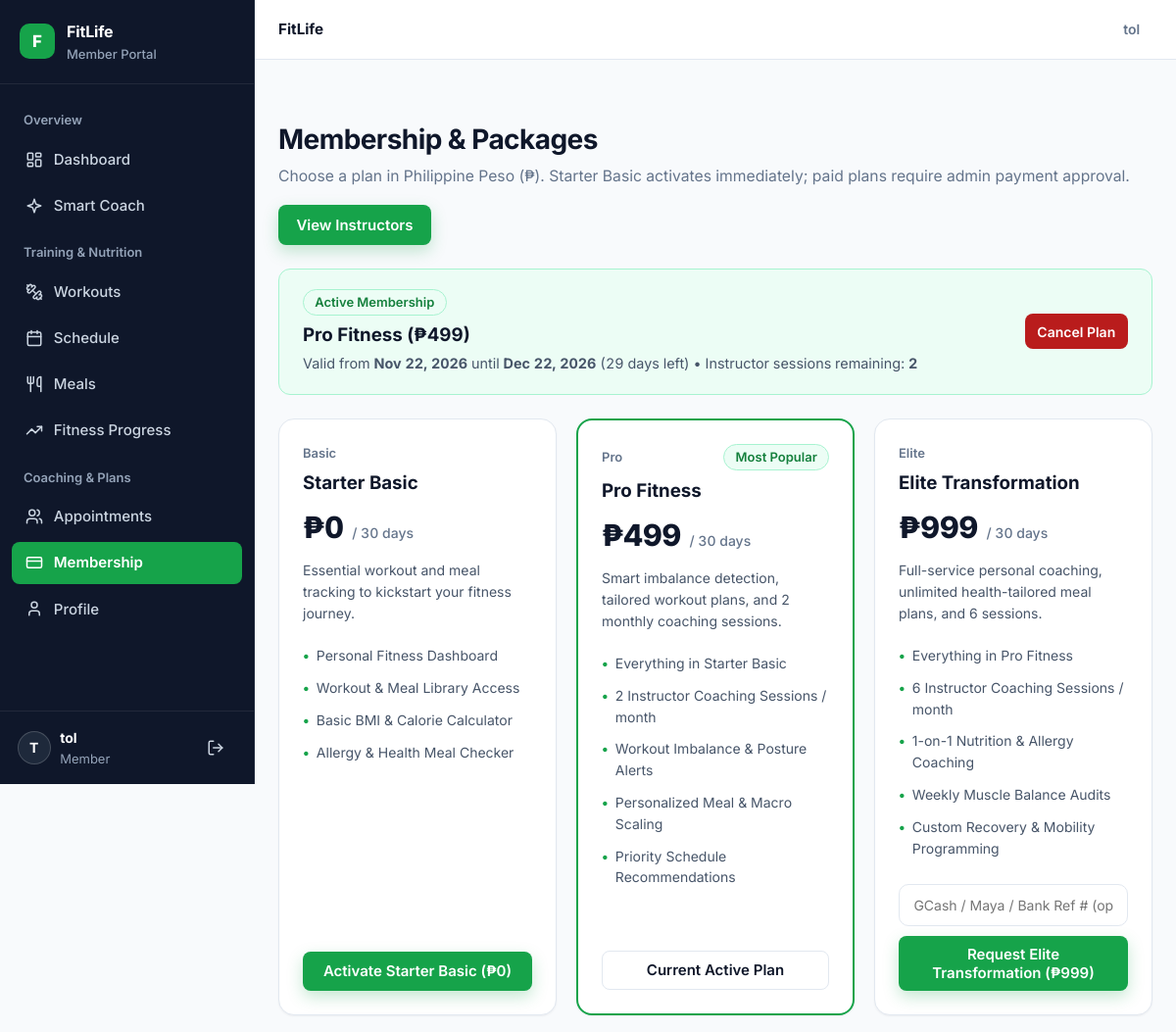
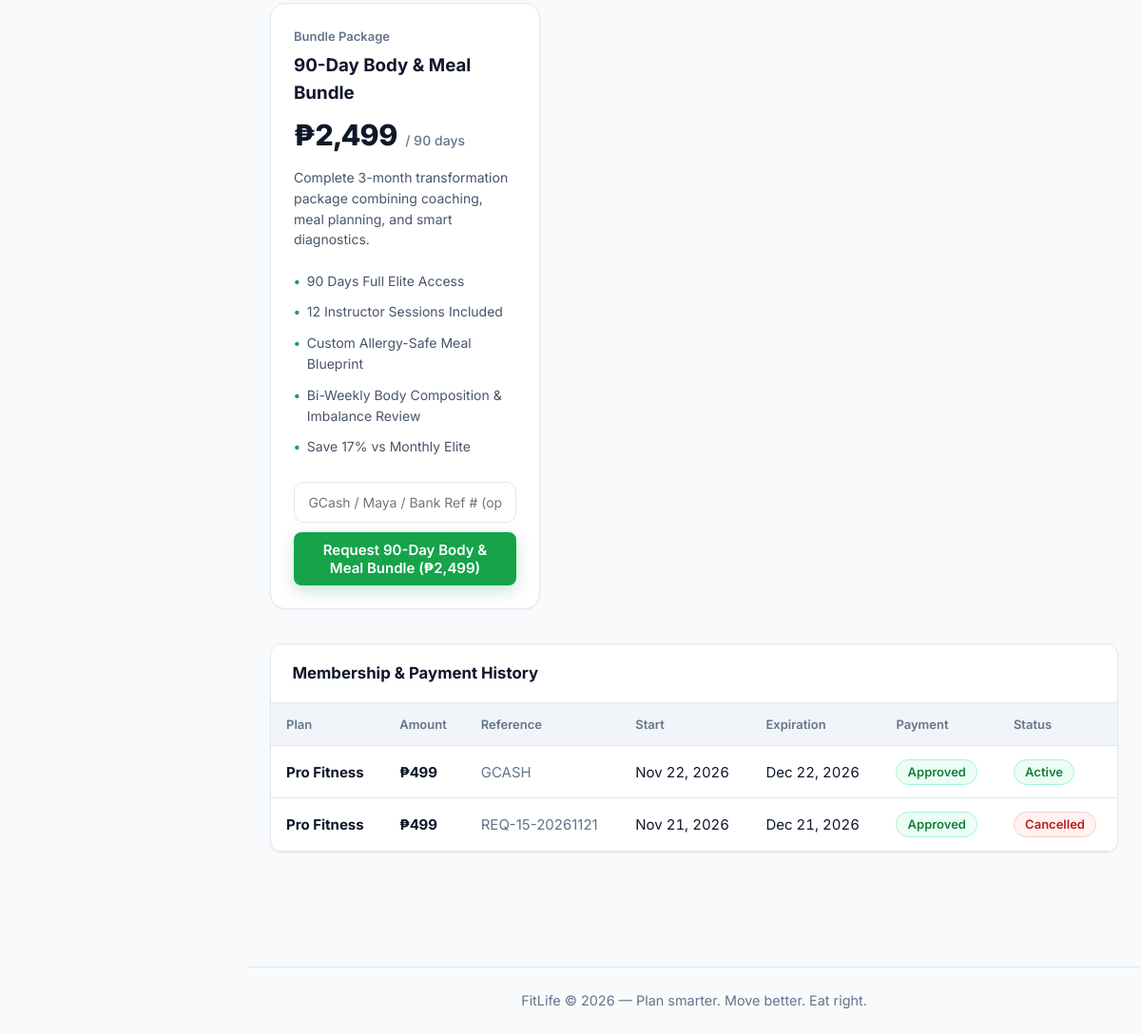
/memberships/ (signed in), run on the app's committed database (2 pictures, top to bottom).
### fitnessplanner/planner/models.py (models this page shows, shortened)
class UserMembership(models.Model):
    STATUS_CHOICES = [
        ('pending', 'Pending'),
        ('active', 'Active'),
        ('rejected', 'Rejected'),
        ('expired', 'Expired'),
        ('cancelled', 'Cancelled'),
    ]
    PAYMENT_STATUS_CHOICES = [
        ('not_required', 'Not Required'),
        ('pending', 'Pending'),
        ('approved', 'Approved'),
        ('rejected', 'Rejected'),
    ]
    user = models.ForeignKey(settings.AUTH_USER_MODEL, on_delete=models.CASCADE, related_name='memberships')
    package = models.ForeignKey(MembershipPackage, on_delete=models.PROTECT)
    start_date = models.DateField()
    end_date = models.DateField()
    status = models.CharField(max_length=20, choices=STATUS_CHOICES, default='active')
    payment_status = models.CharField(max_length=20, choices=PAYMENT_STATUS_CHOICES, default='not_required')
    amount_php = models.DecimalField(max_digits=8, decimal_places=2, default=0)
    payment_reference = models.CharField(max_length=120, blank=True, default='')
    admin_notes = models.CharField(max_length=255, blank=True, default='')
    reviewed_at = models.DateTimeField(null=True, blank=True)
    sessions_remaining = models.PositiveIntegerField(default=0)
    created_at = models.DateTimeField(auto_now_add=True)
    class Meta:
        ordering = ['-created_at']
    @property
    def amount_display(self):
        return f"₱{self.amount_php:,.0f}"
    @property
    def days_remaining(self):
        if self.status != 'active':
            return 0
        delta = (self.end_date - timezone.now().date()).days
        return max(0, delta)

class MembershipPackage(models.Model):
    TIER_CHOICES = [
        ('basic', 'Basic'),
        ('pro', 'Pro'),
        ('elite', 'Elite'),
        ('bundle', 'Bundle Package'),
    ]
    name = models.CharField(max_length=100)
    slug = models.SlugField(unique=True)
    tier = models.CharField(max_length=20, choices=TIER_CHOICES, default='pro')
    price = models.DecimalField(max_digits=8, decimal_places=2)
    duration_days = models.PositiveIntegerField(default=30)
    description = models.TextField(blank=True)
    features = models.TextField(help_text='Newline-separated list of package features')
    included_instructor_sessions = models.PositiveIntegerField(default=0)
    includes_meal_coaching = models.BooleanField(default=False)
    includes_ai_suggestions = models.BooleanField(default=True)
    is_popular = models.BooleanField(default=False)
    is_active = models.BooleanField(default=True)
    class Meta:
        ordering = ['price']
    def get_features_list(self):
        return [f.strip() for f in self.features.splitlines() if f.strip()]
    @property
    def price_display(self):
        return f"₱{self.price:,.0f}"

### fitnessplanner/planner/views.py (the view)
# urls.py: path('memberships/', views.membership_list, name='membership_list'),
@login_required
def membership_list(request):
    today = date.today()
    _sync_expired_memberships(request.user)
    packages = MembershipPackage.objects.filter(is_active=True)
    active_membership = (
        UserMembership.objects
        .filter(user=request.user, status='active', end_date__gte=today)
        .select_related('package')
        .first()
    )
    pending_membership = (
        UserMembership.objects
        .filter(user=request.user, status='pending')
        .select_related('package')
        .first()
    )
    history = (
        UserMembership.objects
        .filter(user=request.user)
        .select_related('package')[:15]
    )
    return render(request, 'planner/memberships.html', {
        'packages': packages,
        'active_membership': active_membership,
        'pending_membership': pending_membership,
        'history': history,
    })

### fitnessplanner/planner/views.py (called while the page is built)
def _sync_expired_memberships(user=None):
    qs = UserMembership.objects.filter(status='active', end_date__lt=date.today())
    if user is not None:
        qs = qs.filter(user=user)
    qs.update(status='expired')

### templates/planner/memberships.html (shortened to what this page needs)
{% extends "base.html" %}
{% block content %}
  {% include "components/page_header.html" with title="Membership & Packages" subtitle="Choose a plan in Philippine Peso (₱). Starter Basic activates immediately; paid plans require admin payment approval." action_label="View Instructors" action_url="/instructors/" %}
  {% if active_membership %}
    <div class="status-banner active">
      <div>
        {% include "components/status_badge.html" with text="Active Membership" variant="success" %}
        <h3 style="margin:.35rem 0 .2rem;">{{ active_membership.package.name }} ({{ active_membership.package.price_display }})</h3>
        <p class="tabular-nums" style="margin:0; color: var(--text-secondary); font-size:.9rem;">
          Valid from <strong>{{ active_membership.start_date|date:"M d, Y" }}</strong>
          until <strong>{{ active_membership.end_date|date:"M d, Y" }}</strong>
          ({{ active_membership.days_remaining }} day{{ active_membership.days_remaining|pluralize }} left)
          &bull; Instructor sessions remaining: <strong>{{ active_membership.sessions_remaining }}</strong>
        </p>
      </div>
      <form method="post" action="{% url 'planner:membership_cancel' active_membership.pk %}">
        <button type="submit" class="btn btn-danger btn-sm">Cancel Plan</button>
      </form>
    </div>
  {% endif %}
  <div class="pkg-grid">
    {% for pkg in packages %}
      <div class="pkg-card {% if pkg.is_popular %}popular{% endif %}">
        <div style="display:flex; justify-content:space-between; align-items:center; margin-bottom:.4rem;">
          <span style="font-size:.8125rem; font-weight:600; color:var(--text-muted);">{{ pkg.get_tier_display }}</span>
          {% if pkg.is_popular %}
            {% include "components/status_badge.html" with text="Most Popular" variant="success" %}
          {% endif %}
        </div>
        <h3 style="margin:0 0 .45rem;">{{ pkg.name }}</h3>
        <div class="pkg-price tabular-nums" style="font-size:1.9rem; font-weight:800; margin-bottom:.6rem;">
          {{ pkg.price_display }}
          <span style="font-size:.875rem; font-weight:500; color:var(--text-muted);">/ {{ pkg.duration_days }} days</span>
        </div>
        <p style="color:var(--text-secondary); font-size:.875rem; margin:0 0 1rem;">{{ pkg.description }}</p>
        <ul class="pkg-features">
          {% for feat in pkg.get_features_list %}
            <li><span style="color:var(--primary); font-weight:700;">&bull;</span> {{ feat }}</li>
          {% endfor %}
        </ul>
        {% if active_membership and active_membership.package_id == pkg.id %}
          <button class="btn btn-outline" disabled style="width:100%;">Current Active Plan</button>
        {% elif pending_membership and pending_membership.package_id == pkg.id %}
          <button class="btn btn-outline" disabled style="width:100%;">Pending Admin Approval</button>
        {% elif pkg.price == 0 %}
          <form method="post" action="{% url 'planner:membership_subscribe' pkg.pk %}">
            <button type="submit" class="btn btn-primary" style="width:100%;">
              Activate {{ pkg.name }} (₱0)
            </button>
          </form>
        {% else %}
          <form method="post" action="{% url 'planner:membership_subscribe' pkg.pk %}">
            <div class="form-group" style="margin-bottom:.65rem;">
              <input type="text" name="payment_reference" class="form-control"
                placeholder="GCash / Maya / Bank Ref # (optional)" aria-label="Payment reference" style="font-size:.875rem;">
            </div>
            <button type="submit" class="btn btn-primary" style="width:100%;">
              Request {{ pkg.name }} ({{ pkg.price_display }})
            </button>
          </form>
        {% endif %}
      </div>
    {% endfor %}
  </div>
  {% if history %}
    <div class="card">
      <div class="card-header">Membership &amp; Payment History</div>
      <div class="table-wrap">
        <table class="fl-table">
          <thead>
            <tr>
              <th>Plan</th>
              <th>Amount</th>
              <th>Reference</th>
              <th>Start</th>
              <th>Expiration</th>
              <th>Payment</th>
              <th>Status</th>
            </tr>
          </thead>
          <tbody>
            {% for item in history %}
              <tr>
                <td><strong>{{ item.package.name }}</strong></td>
                <td class="tabular-nums"><strong>{{ item.amount_display }}</strong></td>
                <td style="color:var(--text-muted);">{{ item.payment_reference|default:"—" }}</td>
                <td class="tabular-nums">{{ item.start_date|date:"M d, Y" }}</td>
                <td class="tabular-nums">{{ item.end_date|date:"M d, Y" }}</td>
                <td>
                  {% if item.payment_status == 'approved' %}
                    {% include "components/status_badge.html" with text=item.get_payment_status_display variant="success" %}
                  {% elif item.payment_status == 'pending' %}
                    {% include "components/status_badge.html" with text=item.get_payment_status_display variant="warning" %}
                  {% elif item.payment_status == 'rejected' %}
                    {% include "components/status_badge.html" with text=item.get_payment_status_display variant="danger" %}
                  {% else %}
                    {% include "components/status_badge.html" with text=item.get_payment_status_display variant="info" %}
                  {% endif %}
                </td>
                <td>
                  {% if item.status == 'active' %}
                    {% include "components/status_badge.html" with text=item.get_status_display variant="success" %}
                  {% elif item.status == 'pending' %}
                    {% include "components/status_badge.html" with text=item.get_status_display variant="warning" %}
                  {% elif item.status == 'rejected' or item.status == 'cancelled' %}
                    {% include "components/status_badge.html" with text=item.get_status_display variant="danger" %}
                  {% else %}
                    {% include "components/status_badge.html" with text=item.get_status_display variant="info" %}
                  {% endif %}
                </td>
              </tr>
            {% endfor %}
          </tbody>
        </table>
      </div>
    </div>
  {% endif %}
{% endblock %}

### templates/base.html (shortened to what this page needs)
{% load static %}<!doctype html>
<html lang="en">
  <head>
    <link href="{% static 'css/styles.css' %}" rel="stylesheet">
  </head>
  <body>
    {% block body %}
    {% if user.is_authenticated %}
      <div class="app-shell">
        <aside class="app-sidebar" id="memberSidebar" aria-label="Member navigation">
          <div class="app-sidebar-brand">
            <div class="app-brand-mark">F</div>
            <div class="app-brand-text">
              <strong>FitLife</strong>
              <span>Member Portal</span>
            </div>
          </div>
          <nav class="app-sidebar-nav">
            <div class="app-sidebar-label">Overview</div>
            <a href="{% url 'planner:index' %}" class="app-nav-link {% if request.resolver_match.url_name == 'index' %}active{% endif %}">
              {% include "components/icon.html" with name="dashboard" %} Dashboard
            </a>
            <a href="{% url 'planner:smart_suggestions' %}" class="app-nav-link {% if 'suggestions' in request.resolver_match.url_name %}active{% endif %}">
              {% include "components/icon.html" with name="sparkles" %} Smart Coach
            </a>
            <div class="app-sidebar-label">Training &amp; Nutrition</div>
            <a href="{% url 'planner:workout_list' %}" class="app-nav-link {% if 'workout' in request.resolver_match.url_name %}active{% endif %}">
              {% include "components/icon.html" with name="dumbbell" %} Workouts
            </a>
            <a href="{% url 'planner:schedule_list' %}" class="app-nav-link {% if 'schedule' in request.resolver_match.url_name %}active{% endif %}">
              {% include "components/icon.html" with name="calendar" %} Schedule
            </a>
            <a href="{% url 'planner:meal_list' %}" class="app-nav-link {% if 'meal' in request.resolver_match.url_name %}active{% endif %}">
              {% include "components/icon.html" with name="utensils" %} Meals
            </a>
            <a href="{% url 'accounts:progress' %}" class="app-nav-link {% if request.resolver_match.url_name == 'progress' %}active{% endif %}">
              {% include "components/icon.html" with name="trending-up" %} Fitness Progress
            </a>
            <div class="app-sidebar-label">Coaching &amp; Plans</div>
            <a href="{% url 'planner:instructor_list' %}" class="app-nav-link {% if 'instructor' in request.resolver_match.url_name %}active{% endif %}">
              {% include "components/icon.html" with name="users" %} Appointments
            </a>
            <a href="{% url 'planner:membership_list' %}" class="app-nav-link {% if 'membership' in request.resolver_match.url_name %}active{% endif %}">
              {% include "components/icon.html" with name="credit-card" %} Membership
            </a>
            <a href="{% url 'accounts:profile' %}" class="app-nav-link {% if 'profile' in request.resolver_match.url_name %}active{% endif %}">
              {% include "components/icon.html" with name="user" %} Profile
            </a>
          </nav>
          <div class="app-sidebar-footer">
            <div class="app-sidebar-user">
              <div class="app-user-avatar">{{ user.username|slice:":1"|upper }}</div>
              <div class="app-user-meta">
                <strong>{{ user.username }}</strong>
                <small>Member</small>
              </div>
            </div>
            <form action="{% url 'logout' %}" method="post" style="margin:0;">
              <button class="btn btn-ghost btn-sm" style="color:#CBD5E1;" type="submit" aria-label="Logout">
                {% include "components/icon.html" with name="logout" %}
              </button>
            </form>
          </div>
        </aside>
        <div class="app-main">
          <header class="app-topbar">
            <div class="app-topbar-left">
              <span style="font-weight:700; font-size:.95rem; color:var(--text);">FitLife</span>
            </div>
            <div class="flex" style="gap:.75rem;">
              <a href="{% url 'accounts:profile' %}" class="btn btn-ghost btn-sm">{{ user.username }}</a>
            </div>
          </header>
    {% endif %}
          <main id="main-content" class="{% if user.is_authenticated %}app-content{% endif %}">
            {% block content %}{% endblock %}
          </main>
          {% block footer %}
          <footer class="fl-footer">
            <div class="container">
              FitLife &copy; {% now "Y" %} — Plan smarter. Move better. Eat right.
            </div>
          </footer>
          {% endblock %}
    {% if user.is_authenticated %}
        </div>
      </div>
    {% endif %}
    {% endblock %}
  </body>
</html>

### templates/components/status_badge.html
<span class="badge badge-{{ variant|default:'neutral' }}">{{ text }}</span>

### templates/planner/memberships.html (style rules this page uses)
.pkg-grid { display: grid; grid-template-columns: repeat(auto-fit, minmax(250px, 1fr)); gap: 1.25rem; margin: 1.5rem 0 2.25rem; }
.pkg-card { background: var(--surface); border: 1px solid var(--border); border-radius: var(--radius-lg); padding: 1.5rem; display: flex; flex-direction: column; position: relative; box-shadow: var(--shadow-sm); }
.pkg-card.popular { border: 2px solid var(--primary); }
.pkg-features { list-style: none; padding: 0; margin: 0 0 1.25rem; flex: 1; }
.pkg-features li { padding: .35rem 0; font-size: .875rem; color: var(--text-secondary); display: flex; align-items: flex-start; gap: .45rem; }
.status-banner { border-radius: var(--radius); padding: 1.25rem 1.5rem; display: flex; justify-content: space-between; align-items: center; flex-wrap: wrap; gap: 1rem; margin-bottom: 1.25rem; }
.status-banner.active { background: var(--success-bg); border: 1px solid var(--success-border); }

### data on the page
UserMembership: package.name "Pro Fitness", package.price_display "₱499", start_date "Nov 22, 2026", end_date "Dec 22, 2026", days_remaining "29", sessions_remaining "2", amount_display "₱499", payment_reference "GCASH", payment_status "Approved Active"
MembershipPackage: tier "Basic", name "Starter Basic", price_display "₱0", duration_days "30", description "Essential workout and meal tracking to kickstart your fitness journey.", get_features_list "Personal Fitness Dashboard" "Workout & Meal Library Access" "Basic BMI & Calorie Calculator" "Allergy & Health Meal Checker"
MembershipPackage: tier "Pro", text "Most Popular", name "Pro Fitness", price_display "₱499", duration_days "30", description "Smart imbalance detection, tailored workout plans, and 2 monthly coaching sessions.", get_features_list "Everything in Starter Basic" "2 Instructor Coaching Sessions / month" "Workout Imbalance & Posture Alerts" "Personalized Meal & Macro Scaling" "Priority Schedule Recommendations", shows "Current Active Plan"
MembershipPackage: tier "Elite", name "Elite Transformation", price_display "₱999", duration_days "30", description "Full-service personal coaching, unlimited health-tailored meal plans, and 6 sessions.", get_features_list "Everything in Pro Fitness" "6 Instructor Coaching Sessions / month" "1-on-1 Nutrition & Allergy Coaching" "Weekly Muscle Balance Audits" "Custom Recovery & Mobility Programming"
MembershipPackage: tier "Bundle Package", name "90-Day Body & Meal Bundle", price_display "₱2,499", duration_days "90", description "Complete 3-month transformation package combining coaching, meal planning, and smart diagnostics.", get_features_list "90 Days Full Elite Access" "12 Instructor Sessions Included" "Custom Allergy-Safe Meal Blueprint" "Bi-Weekly Body Composition & Imbalance Review" "Save 17% vs Monthly Elite"
UserMembership: package.name "Pro Fitness", amount_display "₱499", payment_reference "REQ-15-20261121", start_date "Nov 21, 2026", end_date "Dec 21, 2026", payment_status "Approved Cancelled"

### other printed values
{{ user.username|slice:":1"|upper }} "T"
{{ user.username }} "tol"
{{ title }} "Membership & Packages"
{{ subtitle }} "Choose a plan in Philippine Peso (₱). Starter Basic activates immediately; paid plans require admin payment approval."
{{ action_label }} "View Instructors"
{{ text }} "Active Membership"
